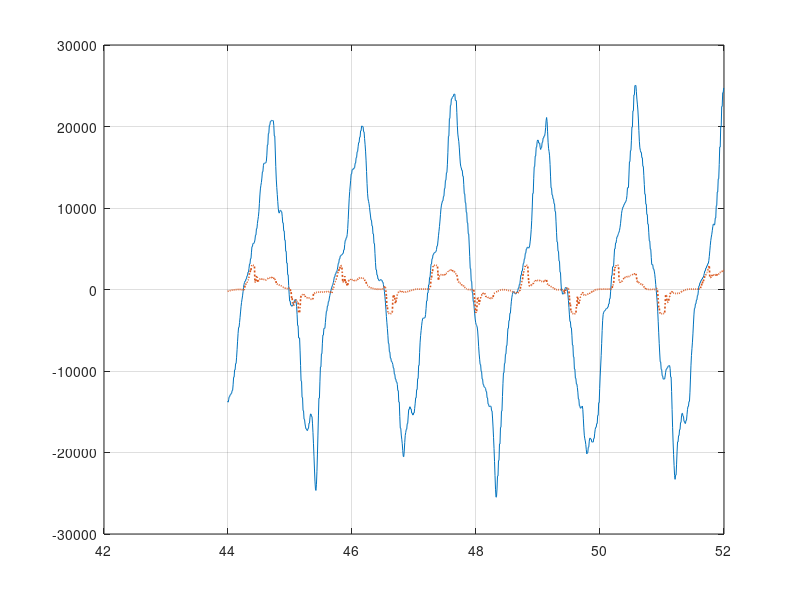

This figure's MATLAB source: (Note: this script raises an error after producing the figure.)
clc
clear all
close all

current = importdata('2019-11-08-11-43-48_C.txt');
currentKF = importdata('2019-11-08-12-04-27_K.txt');
speed = importdata('2019-11-08-16-05-15_S.txt');
speed_exo = importdata('2019-11-08-19-13-40_S_exo.txt');
positionff = importdata('2019-11-08-19-26-45_P.txt');

dt = 0.008;     % time step

%% Plots of the Current Mode [C]

t = linspace(0, dt*length(current.data(:,1)), length(current.data(:,1)));

sg2_accHum = zeros(1000,1);

for i = 5501 : 6500
    sg2_accHum(i - 5500) = ( 5*current.data(i-1,8) +4*current.data(i-2,8) + 3*current.data(i-3,8)...
    +2*current.data(i-4,8) +1*current.data(i-5,8) +0*current.data(i-6,8) -1*current.data(i-7,8)...
    -2*current.data(i-8,8) -3*current.data(i-9,8) -4*current.data(i-10,8) -5*current.data(i-11,8)...
    )/110;
end

figure('Name', 'Current Setpoint in Current Mode')
plot(t(5500:6500), current.data([5500:6500],1),'-', 'LineWidth', 0.7)
hold on
plot(t(5500:6500), current.data([5500:6500],2),':', 'LineWidth', 1.2)
grid on
legend( current.colheaders{1,1} , char(current.textdata(1,2)) )
xlabel('time [s]')
hold off
%%
figure('Name', 'Human angular Vel and Acc [C]')
plot(t(5500:6500), current.data([5500:6500],6),'-', 'LineWidth', 0.7)
hold on
plot(t(5500:6500), current.data([5500:6500],8),':', 'LineWidth', 1.2)
hold on
plot(t(5501:6500), sg2_accHum(:,1))
grid on
legend( current.colheaders{1,6} , char(current.textdata(1,8)), 'acc_{hum} sg2')
xlabel('time [s]')
hold off

figure('Name', 'Speed measured with MTw on the Exo vs Motor Speed [C]')
plot(t(5500:6500), current.data([5500:6500],9),'-', 'LineWidth', 0.7)
hold on
plot(t(5500:6500), (1/150)*current.data([5500:6500],10),':', 'LineWidth', 1.2)
grid on
legend( char(current.textdata(9)) , char(current.textdata(10)) )
xlabel('time [s]')
hold off

figure('Name', 'Torques [C]')
plot(t(5500:6500), 104*(current.data([5500:6500],4) - current.data([5500:6500],3)),':r', 'LineWidth', 0.8)
hold on
plot(t(5500:6500), current.data([5500:6500],5), ':b')
grid on
legend('Torque SEA [N.m]', current.colheaders{1,5})
xlabel('time [s]')
hold off

%% Plots of Current Mode with Kalman Filter

t = linspace(0, dt*length(currentKF.data(:,1)), length(currentKF.data(:,1)));

figure('Name', 'Current Setpoint in CurrentKF Mode')
plot(t, currentKF.data(:,1),'-', 'LineWidth', 0.7)
hold on
plot(t, currentKF.data(:,2),':', 'LineWidth', 1.2)
grid on
legend( currentKF.colheaders{1,1} , currentKF.colheaders{1,2} )
xlabel('time [s]')
hold off

figure('Name', 'Human angular Vel and Acc [K]')
plot(t, currentKF.data(:,6),'-', 'LineWidth', 0.7)
hold on
plot(t, currentKF.data(:,8),':', 'LineWidth', 1.2)
grid on
legend( currentKF.colheaders{1,6} , currentKF.colheaders{1,8} )
xlabel('time [s]')
hold off

%% Plots for Speed Mode (using only one MTw)

t = linspace(0, dt*length(speed.data(:,1)), length(speed.data(:,1)));

figure('Name', 'Velocity Setpoint on Speed Mode [S]')
plot(t, speed.data(:,5))
hold on
plot(t, speed.data(:,6))
grid on
legend(char(speed.colheaders(5)), char(speed.colheaders(6)))
xlabel('time [s]')
hold off

figure('Name', 'Hum angular Vel and Acc [S]')
plot(t, speed.data(:,1))
hold on
plot(t, speed.data(:,3))
grid on
legend(char(speed.colheaders(1)), char(speed.colheaders(3)))
xlabel('time [s]')
hold off

figure('Name', 'Vel Hum X Vel Motor [S]')
plot(t, 200*speed.data(:,3))
hold on
plot(t, (1/150)*speed.data(:,5))
grid on
legend('k_{ff} vel_{hum} [rpm]', '(1/N)*vel_{motor} [rpm]')
xlabel('time [s]')
hold off

%% Plots for Speed Mode (using two MTw, Hum and Exo)

t = linspace(0, dt*length(speed_exo.data(:,1)), length(speed_exo.data(:,1)));

figure('Name', 'Velocity Setpoint on Speed Mode [S*]')
plot(t, speed_exo.data(:,5))
hold on
plot(t, speed_exo.data(:,6))
grid on
legend(char(speed_exo.colheaders(5)), char(speed_exo.colheaders(6)))
xlabel('time [s]')
hold off

figure('Name', 'Hum angular Vel and Acc [S*]')
plot(t, speed_exo.data(:,1))
hold on
plot(t, speed_exo.data(:,3))
grid on
legend(char(speed_exo.colheaders(1)), char(speed_exo.colheaders(3)))
xlabel('time [s]')
hold off

figure('Name', 'Vel Hum X Vel Motor [S*]')
plot(t, 200*speed_exo.data(:,3))
hold on
plot(t, (1/150)*speed_exo.data(:,5))
grid on
legend('k_{ff} vel_{hum} [rpm]', '(1/N)*vel_{motor} [rpm]')
xlabel('time [s]')
hold off

%% Plots of Position Mode [P]

t = linspace(0, dt*length(positionff.data(:,1)), length(positionff.data(:,1)));

figure('Name', 'Human angular Vel and Acc [P]')
plot(t, positionff.data(:,1))
hold on
plot(t, positionff.data(:,4))
grid on
legend( positionff.colheaders{1,1}, positionff.colheaders{1,3})
xlabel('time [s]')
hold off

figure('Name', 'Torque SEA [P]')
plot(t, 104*(positionff.data(:,6) - positionff.data(:,7)) )
grid on
legend('T_{sea} [N.m]')
xlabel('time [s]')
hold off

